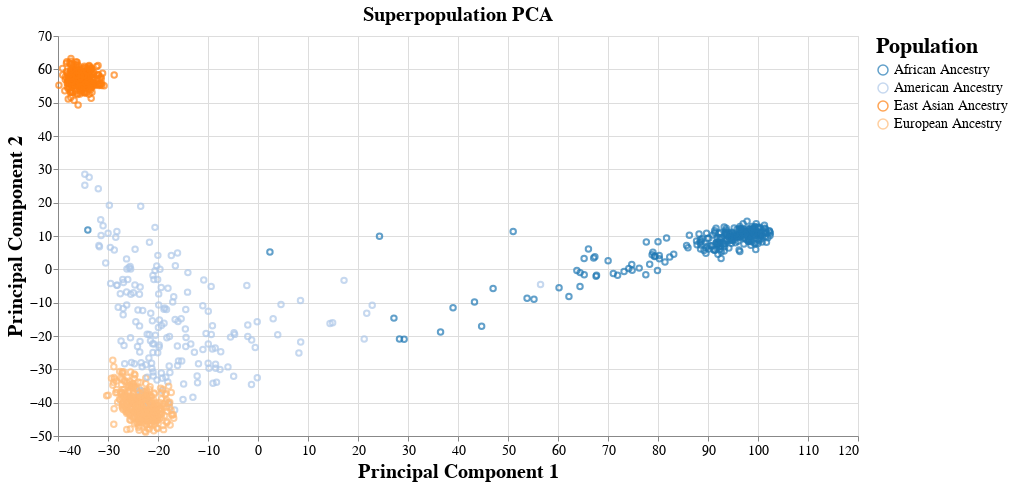

Notebook code for this chart:
### Markdown cell above
## Plot PCA with superpopulation category as the color outline and population code as the fill color

### Code cell
chart = alt.Chart(df_plot).mark_point().encode(
    x=alt.X('PC1', title='Principal Component 1', axis=alt.Axis(titleFontSize=20, labelFontSize=14)),
    y=alt.Y('PC2', title='Principal Component 2', axis=alt.Axis(titleFontSize=20, labelFontSize=14)),
    color=alt.Color('Superpopulation name', scale=alt.Scale(scheme='category20'),
                    legend=alt.Legend(title='Population',
                                      titleFontSize=22,  # Font size for the legend title
                                      labelFontSize=14))  # Font size for the legend labels
).properties(
    title=alt.TitleParams(text='Superpopulation PCA', fontSize=20),
    width=800,  # Set width as per your requirements
    height=400  # Set height as per your requirements
)
chart.save('Superpopulation_3ch_PCA.png', format='png')  # Save as PNG

# Display the chart
chart

### Figure 1 — Vega-Lite specification as saved in the notebook (floating-point values rounded to 4 significant figures; data arrays with more than 128 entries replaced by an {"elided": "..."} marker saying what was removed)
{"config": {"view": {"continuousWidth": 300, "continuousHeight": 300}}, "data": {"name": "data-56948ad0e2a4f000e6486690db6541e2"}, "mark": {"type": "point"}, "encoding": {"color": {"field": "Superpopulation name", "legend": {"labelFontSize": 14, "title": "Population", "titleFontSize": 22}, "scale": {"scheme": "category20"}, "type": "nominal"}, "x": {"axis": {"labelFontSize": 14, "titleFontSize": 20}, "field": "PC1", "title": "Principal Component 1", "type": "quantitative"}, "y": {"axis": {"labelFontSize": 14, "titleFontSize": 20}, "field": "PC2", "title": "Principal Component 2", "type": "quantitative"}}, "height": 400, "title": {"text": "Superpopulation PCA", "fontSize": 20}, "width": 800, "$schema": "https://vega.github.io/schema/vega-lite/v5.8.0.json", "datasets": {"data-56948ad0e2a4f000e6486690db6541e2": {"elided": "1092 records"}}}
